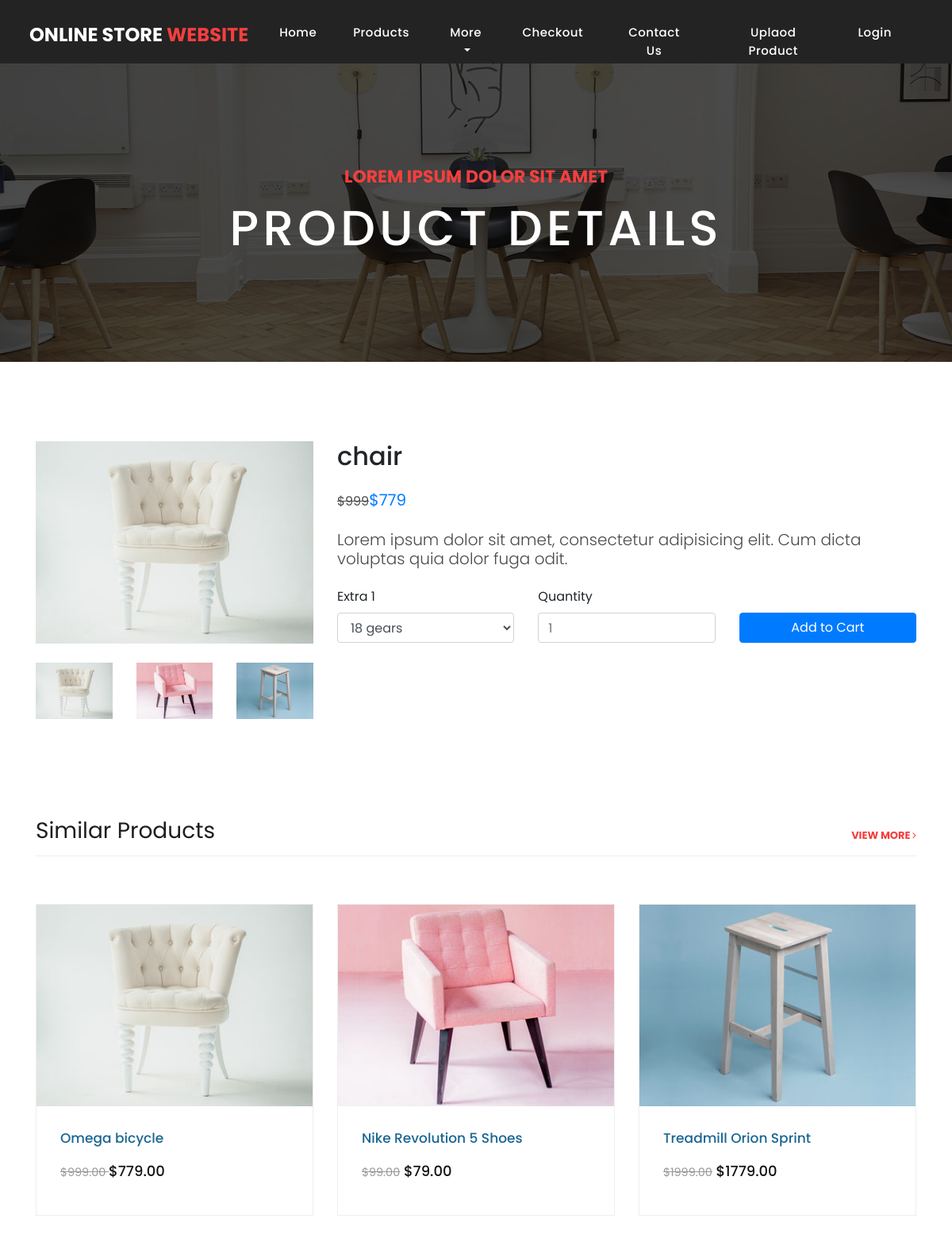
The page /product-details.php?id=3 on the database its author committed.
### tables this page shows
CREATE TABLE `products` (
  `id` int(10) UNSIGNED NOT NULL,
  `image_url` varchar(100) NOT NULL,
  `product_name` varchar(100) NOT NULL,
  `price` int(100) NOT NULL,
  `discounted_price` int(100) NOT NULL,
  `description` varchar(3000) NOT NULL
);

### product-details.php (the view, shortened to what this page needs)
<!DOCTYPE html>
<html lang="en">
<?php require_once("config.php");?>
 <?php include("./includes/header.php"); ?>
 <?php
 $id = $_GET['id'];
 $sql = "SELECT * FROM products WHERE id='$id' ";
 if($result = mysqli_query($conn,$sql)){
  if(mysqli_num_rows($result)>0){
    $row=mysqli_fetch_array($result);
      $image = $row['image_url'];
      $product = $row['product_name'];
      $price = $row['price'];
      $dprice = $row['discounted_price'];
      $description= $row['description'];
  }else{
    echo "unable to fetch results";
  }
}else{
  echo "fail";
}
 ?>
  <body>
    <?php include("./includes/navbar.php");?>
    <div class="page-heading about-heading header-text" style="background-image: url(assets/images/heading-6-1920x500.jpg);">
      <div class="container">
        <div class="row">
          <div class="col-md-12">
            <div class="text-content">
              <h4>Lorem ipsum dolor sit amet</h4>
              <h2>Product Details</h2>
            </div>
          </div>
        </div>
      </div>
    </div>
    <div class="products">
      <div class="container">
        <div class="row">
          <div class="col-md-4 col-xs-12">
            <div>
              <img src="<?php echo $image;?>" alt="" class="img-fluid wc-image">
            </div>
            <br>
            <div class="row">
              <div class="col-sm-4 col-xs-6">
                <div>
                  <img src="assets/images/product-1-370x270.jpg" alt="" class="img-fluid">
                </div>
                <br>
              </div>
              <div class="col-sm-4 col-xs-6">
                <div>
                  <img src="assets/images/product-2-370x270.jpg" alt="" class="img-fluid">
                </div>
                <br>
              </div>
              <div class="col-sm-4 col-xs-6">
                <div>
                  <img src="assets/images/product-3-370x270.jpg" alt="" class="img-fluid">
                </div>
                <br>
              </div>
            </div>
          </div>
          <div class="col-md-8 col-xs-12">
            <form action="#" method="post" class="form">
              <h2><?php echo $product;?></h2>
              <br>
              <p class="lead">
                <small><del> $<?php echo $price;?></del></small><strong class="text-primary">$<?php echo $dprice;?></strong>
              </p>
              <br>
              <p class="lead">
               <?php echo $description;?>
              </p>
              <br>
              <div class="row">
                <div class="col-sm-4">
                  <label class="control-label">Extra 1</label>
                  <div class="form-group">
                    <select class="form-control">
                      <option value="0">18 gears</option>
                    </select>
                  </div>
                </div>
                <div class="col-sm-8">
                  <label class="control-label">Quantity</label>
                  <div class="row">
                    <div class="col-sm-6">
                      <div class="form-group">
                        <input type="text" class="form-control" placeholder="1">
                      </div>
                    </div>
                    <div class="col-sm-6">
                      <a href="#" class="btn btn-primary btn-block">Add to Cart</a>
                    </div>
                  </div>
                </div>
              </div>
            </form>
          </div>
        </div>
      </div>
    </div>
    <div class="latest-products">
      <div class="container">
        <div class="row">
          <div class="col-md-12">
            <div class="section-heading">
              <h2>Similar Products</h2>
              <a href="products.php">view more <i class="fa fa-angle-right"></i></a>
            </div>
          </div>
          <div class="col-md-4">
            <div class="product-item">
              <a href="product-details.php"><img src="assets/images/product-1-370x270.jpg" alt=""></a>
              <div class="down-content">
                <a href="product-details.php"><h4>Omega bicycle</h4></a>
                <h6><small><del>$999.00 </del></small> $779.00</h6>
              </div>
            </div>
          </div>
          <div class="col-md-4">
            <div class="product-item">
              <a href="product-details.php"><img src="assets/images/product-2-370x270.jpg" alt=""></a>
              <div class="down-content">
                <a href="product-details.php"><h4>Nike Revolution 5 Shoes</h4></a>
                <h6><small><del>$99.00</del></small>  $79.00</h6>
              </div>
            </div>
          </div>
          <div class="col-md-4">
            <div class="product-item">
              <a href="product-details.php"><img src="assets/images/product-3-370x270.jpg" alt=""></a>
              <div class="down-content">
                <a href="product-details.php"><h4>Treadmill Orion Sprint</h4></a>
                <h6><small><del>$1999.00</del></small>   $1779.00</h6>
              </div>
            </div>
          </div>
        </div>
      </div>
    </div>
  </body>
</html>

### assets/css/style.css (style rules this page uses)
body { font-family: 'Poppins', sans-serif; overflow-x: hidden; text-rendering: optimizeLegibility; -webkit-font-smoothing: antialiased; -moz-osx-font-smoothing: grayscale; }
p { margin-bottom: 0px; font-size: 14px; font-weight: 300; color: #4a4a4a; line-height: 24px; }
a { text-decoration: none!important; }
h1,h2,h3,h4,h5,h6 { margin: 0px; }
.section-heading { text-align: left; margin-bottom: 60px; border-bottom: 1px solid #eee; }
.section-heading h2 { font-size: 28px; font-weight: 400; color: #1e1e1e; margin-bottom: 15px; }
.page-heading { padding: 210px 0px 130px 0px; text-align: center; background-position: center center; background-repeat: no-repeat; background-size: cover; }
.page-heading .text-content h4 { color: #f33f3f; font-size: 22px; text-transform: uppercase; font-weight: 700; margin-bottom: 15px; }
.page-heading .text-content h2 { color: #fff; font-size: 62px; text-transform: uppercase; letter-spacing: 5px; }
.latest-products { margin-top: 100px; }
.section-heading a { float: right; margin-top: -35px; text-transform: uppercase; font-size: 13px; font-weight: 700; color: #f33f3f; }
.product-item { border: 1px solid #eee; margin-bottom: 30px; }
.product-item .down-content { padding: 30px; position: relative; }
.product-item img { width: 100%; overflow: hidden; }
.product-item .down-content h4 { font-size: 17px; color: #1a6692; margin-bottom: 20px; }
.product-item .down-content h6 { font-size: 18px; margin-bottom: 15px; color: #121212; }
.product-item .down-content h6 small { color: #999; }
.products { margin-top: 100px; }
.page-heading { position:relative; }
.page-heading:before { content:''; position:absolute; top:0; left:0; bottom:0; right:0; background-color:rgba(0,0,0,.7); }
.page-heading .container { position:relative; z-index: 2; }

### rows shown on the page
products: image_url (picture), product_name "chair", price "999", discounted_price "779", description "Lorem ipsum dolor sit amet, consectetur adipisicing elit. Cum dicta voluptas quia dolor fuga odit."

### other values the page prints
$login "Login"
